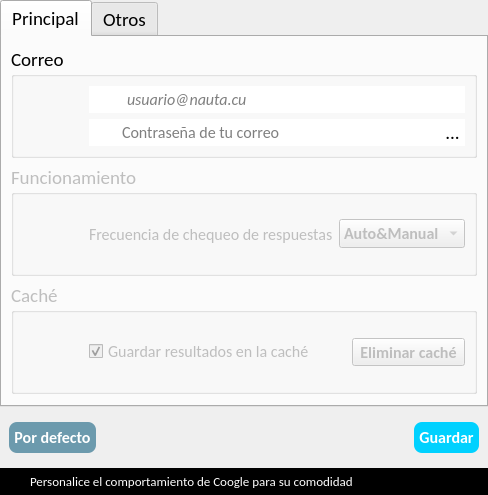
<?xml version="1.0" encoding="UTF-8"?>
<ui version="4.0">
 <class>Dialog</class>
 <widget class="QDialog" name="Dialog">
  <property name="geometry">
   <rect>
    <x>0</x>
    <y>0</y>
    <width>483</width>
    <height>467</height>
   </rect>
  </property>
  <property name="windowTitle">
   <string>Preferencias</string>
  </property>
  <property name="windowIcon">
   <iconset resource="qss_icons.qrc">
    <normaloff>:/icons/icons/settings.png</normaloff>:/icons/icons/settings.png</iconset>
  </property>
  <property name="modal">
   <bool>true</bool>
  </property>
  <layout class="QGridLayout" name="gridLayout">
   <property name="leftMargin">
    <number>0</number>
   </property>
   <property name="topMargin">
    <number>0</number>
   </property>
   <property name="rightMargin">
    <number>0</number>
   </property>
   <property name="bottomMargin">
    <number>0</number>
   </property>
   <item row="0" column="0">
    <widget class="QTabWidget" name="tabWidget">
     <property name="font">
      <font>
       <family>Calibri</family>
       <pointsize>14</pointsize>
       <weight>50</weight>
       <bold>false</bold>
      </font>
     </property>
     <property name="currentIndex">
      <number>0</number>
     </property>
     <property name="iconSize">
      <size>
       <width>24</width>
       <height>24</height>
      </size>
     </property>
     <widget class="QWidget" name="tab">
      <attribute name="icon">
       <iconset resource="qss_icons.qrc">
        <normaloff>:/icons/icons/settings.png</normaloff>:/icons/icons/settings.png</iconset>
      </attribute>
      <attribute name="title">
       <string>Principal</string>
      </attribute>
      <layout class="QGridLayout" name="gridLayout_5">
       <item row="0" column="0">
        <widget class="QGroupBox" name="groupBox">
         <property name="font">
          <font>
           <family>Calibri</family>
           <pointsize>14</pointsize>
          </font>
         </property>
         <property name="title">
          <string>Correo</string>
         </property>
         <property name="flat">
          <bool>true</bool>
         </property>
         <layout class="QGridLayout" name="gridLayout_6">
          <item row="1" column="0">
           <widget class="QLabel" name="label_4">
            <property name="minimumSize">
             <size>
              <width>60</width>
              <height>60</height>
             </size>
            </property>
            <property name="maximumSize">
             <size>
              <width>60</width>
              <height>60</height>
             </size>
            </property>
            <property name="text">
             <string/>
            </property>
            <property name="pixmap">
             <pixmap resource="qss_icons.qrc">:/icons/icons/email.png</pixmap>
            </property>
            <property name="scaledContents">
             <bool>true</bool>
            </property>
            <property name="alignment">
             <set>Qt::AlignCenter</set>
            </property>
            <property name="wordWrap">
             <bool>true</bool>
            </property>
           </widget>
          </item>
          <item row="1" column="1">
           <widget class="QWidget" name="widget_3" native="true">
            <layout class="QGridLayout" name="gridLayout_2">
             <property name="leftMargin">
              <number>0</number>
             </property>
             <property name="topMargin">
              <number>0</number>
             </property>
             <property name="rightMargin">
              <number>0</number>
             </property>
             <property name="bottomMargin">
              <number>0</number>
             </property>
             <item row="0" column="0">
              <widget class="QWidget" name="user_widget" native="true">
               <property name="styleSheet">
                <string notr="true">QWidget #user_widget{
	background-color: rgb(255, 255, 255);
}</string>
               </property>
               <layout class="QGridLayout" name="gridLayout_7">
                <property name="leftMargin">
                 <number>0</number>
                </property>
                <property name="topMargin">
                 <number>0</number>
                </property>
                <property name="rightMargin">
                 <number>0</number>
                </property>
                <property name="bottomMargin">
                 <number>0</number>
                </property>
                <item row="0" column="0">
                 <widget class="QLabel" name="label">
                  <property name="minimumSize">
                   <size>
                    <width>30</width>
                    <height>25</height>
                   </size>
                  </property>
                  <property name="maximumSize">
                   <size>
                    <width>30</width>
                    <height>25</height>
                   </size>
                  </property>
                  <property name="font">
                   <font>
                    <pointsize>12</pointsize>
                   </font>
                  </property>
                  <property name="text">
                   <string/>
                  </property>
                  <property name="pixmap">
                   <pixmap resource="qss_icons.qrc">:/icons/icons/user.png</pixmap>
                  </property>
                  <property name="scaledContents">
                   <bool>true</bool>
                  </property>
                  <property name="alignment">
                   <set>Qt::AlignCenter</set>
                  </property>
                 </widget>
                </item>
                <item row="0" column="1">
                 <widget class="QLineEdit" name="mail">
                  <property name="font">
                   <font>
                    <family>Calibri</family>
                    <pointsize>12</pointsize>
                    <italic>true</italic>
                   </font>
                  </property>
                  <property name="frame">
                   <bool>false</bool>
                  </property>
                  <property name="placeholderText">
                   <string>usuario@nauta.cu</string>
                  </property>
                  <property name="clearButtonEnabled">
                   <bool>true</bool>
                  </property>
                 </widget>
                </item>
                <item row="0" column="2">
                 <widget class="QLabel" name="auth_status">
                  <property name="minimumSize">
                   <size>
                    <width>25</width>
                    <height>25</height>
                   </size>
                  </property>
                  <property name="maximumSize">
                   <size>
                    <width>25</width>
                    <height>25</height>
                   </size>
                  </property>
                  <property name="toolTip">
                   <string>No está autenticado</string>
                  </property>
                  <property name="text">
                   <string/>
                  </property>
                  <property name="pixmap">
                   <pixmap resource="qss_icons.qrc">:/icons/icons/bad.png</pixmap>
                  </property>
                  <property name="scaledContents">
                   <bool>true</bool>
                  </property>
                  <property name="alignment">
                   <set>Qt::AlignCenter</set>
                  </property>
                 </widget>
                </item>
               </layout>
              </widget>
             </item>
             <item row="1" column="0">
              <widget class="QWidget" name="passw_widget" native="true">
               <property name="styleSheet">
                <string notr="true">QWidget #passw_widget{
	
	background-color: rgb(255, 255, 255);
}</string>
               </property>
               <layout class="QGridLayout" name="gridLayout_8">
                <property name="leftMargin">
                 <number>0</number>
                </property>
                <property name="topMargin">
                 <number>0</number>
                </property>
                <property name="rightMargin">
                 <number>0</number>
                </property>
                <property name="bottomMargin">
                 <number>0</number>
                </property>
                <item row="0" column="0">
                 <widget class="QLabel" name="label_2">
                  <property name="minimumSize">
                   <size>
                    <width>25</width>
                    <height>25</height>
                   </size>
                  </property>
                  <property name="maximumSize">
                   <size>
                    <width>25</width>
                    <height>25</height>
                   </size>
                  </property>
                  <property name="font">
                   <font>
                    <pointsize>12</pointsize>
                   </font>
                  </property>
                  <property name="text">
                   <string/>
                  </property>
                  <property name="pixmap">
                   <pixmap resource="qss_icons.qrc">:/icons/icons/ic_user_secure.png</pixmap>
                  </property>
                  <property name="scaledContents">
                   <bool>true</bool>
                  </property>
                  <property name="alignment">
                   <set>Qt::AlignCenter</set>
                  </property>
                 </widget>
                </item>
                <item row="0" column="1">
                 <widget class="QLineEdit" name="password">
                  <property name="font">
                   <font>
                    <family>Calibri</family>
                    <pointsize>12</pointsize>
                    <italic>false</italic>
                   </font>
                  </property>
                  <property name="frame">
                   <bool>false</bool>
                  </property>
                  <property name="echoMode">
                   <enum>QLineEdit::Password</enum>
                  </property>
                  <property name="placeholderText">
                   <string>Contraseña de tu correo</string>
                  </property>
                  <property name="clearButtonEnabled">
                   <bool>true</bool>
                  </property>
                 </widget>
                </item>
                <item row="0" column="2">
                 <widget class="QToolButton" name="authenticate">
                  <property name="minimumSize">
                   <size>
                    <width>25</width>
                    <height>25</height>
                   </size>
                  </property>
                  <property name="maximumSize">
                   <size>
                    <width>25</width>
                    <height>25</height>
                   </size>
                  </property>
                  <property name="toolTip">
                   <string>Autentificar usuario</string>
                  </property>
                  <property name="text">
                   <string>...</string>
                  </property>
                  <property name="icon">
                   <iconset resource="qss_icons.qrc">
                    <normaloff>:/icons/icons/authentication.png</normaloff>:/icons/icons/authentication.png</iconset>
                  </property>
                  <property name="iconSize">
                   <size>
                    <width>25</width>
                    <height>25</height>
                   </size>
                  </property>
                  <property name="autoRaise">
                   <bool>true</bool>
                  </property>
                 </widget>
                </item>
               </layout>
              </widget>
             </item>
            </layout>
           </widget>
          </item>
         </layout>
        </widget>
       </item>
       <item row="1" column="0">
        <widget class="QGroupBox" name="groupBox_2">
         <property name="enabled">
          <bool>false</bool>
         </property>
         <property name="font">
          <font>
           <family>Calibri</family>
           <pointsize>14</pointsize>
          </font>
         </property>
         <property name="title">
          <string>Funcionamiento</string>
         </property>
         <property name="flat">
          <bool>true</bool>
         </property>
         <layout class="QGridLayout" name="gridLayout_3">
          <item row="0" column="0">
           <widget class="QLabel" name="label_5">
            <property name="minimumSize">
             <size>
              <width>60</width>
              <height>60</height>
             </size>
            </property>
            <property name="maximumSize">
             <size>
              <width>60</width>
              <height>60</height>
             </size>
            </property>
            <property name="text">
             <string/>
            </property>
            <property name="pixmap">
             <pixmap resource="qss_icons.qrc">:/icons/icons/easybackup.png</pixmap>
            </property>
            <property name="scaledContents">
             <bool>true</bool>
            </property>
            <property name="alignment">
             <set>Qt::AlignCenter</set>
            </property>
           </widget>
          </item>
          <item row="0" column="2">
           <widget class="QComboBox" name="frequency">
            <property name="font">
             <font>
              <pointsize>12</pointsize>
              <weight>75</weight>
              <bold>true</bold>
             </font>
            </property>
            <item>
             <property name="text">
              <string>Auto&amp;Manual</string>
             </property>
            </item>
            <item>
             <property name="text">
              <string>Automática</string>
             </property>
            </item>
            <item>
             <property name="text">
              <string>Manual</string>
             </property>
            </item>
           </widget>
          </item>
          <item row="0" column="1">
           <widget class="QLabel" name="label_3">
            <property name="font">
             <font>
              <pointsize>12</pointsize>
             </font>
            </property>
            <property name="text">
             <string>Frecuencia de chequeo de respuestas</string>
            </property>
           </widget>
          </item>
         </layout>
        </widget>
       </item>
       <item row="3" column="0">
        <spacer name="verticalSpacer">
         <property name="orientation">
          <enum>Qt::Vertical</enum>
         </property>
         <property name="sizeHint" stdset="0">
          <size>
           <width>20</width>
           <height>0</height>
          </size>
         </property>
        </spacer>
       </item>
       <item row="2" column="0">
        <widget class="QGroupBox" name="groupBox_3">
         <property name="enabled">
          <bool>false</bool>
         </property>
         <property name="font">
          <font>
           <family>Calibri</family>
           <pointsize>14</pointsize>
          </font>
         </property>
         <property name="title">
          <string>Caché</string>
         </property>
         <property name="flat">
          <bool>true</bool>
         </property>
         <layout class="QGridLayout" name="gridLayout_4">
          <item row="0" column="2">
           <widget class="QToolButton" name="delete_cache">
            <property name="font">
             <font>
              <pointsize>12</pointsize>
              <weight>75</weight>
              <bold>true</bold>
             </font>
            </property>
            <property name="text">
             <string>Eliminar caché</string>
            </property>
           </widget>
          </item>
          <item row="0" column="1">
           <widget class="QCheckBox" name="save_cache">
            <property name="font">
             <font>
              <pointsize>12</pointsize>
             </font>
            </property>
            <property name="text">
             <string>Guardar resultados en la caché</string>
            </property>
            <property name="checked">
             <bool>true</bool>
            </property>
           </widget>
          </item>
          <item row="0" column="0">
           <widget class="QLabel" name="label_6">
            <property name="minimumSize">
             <size>
              <width>60</width>
              <height>60</height>
             </size>
            </property>
            <property name="maximumSize">
             <size>
              <width>60</width>
              <height>60</height>
             </size>
            </property>
            <property name="text">
             <string/>
            </property>
            <property name="pixmap">
             <pixmap resource="qss_icons.qrc">:/icons/icons/dscloud.png</pixmap>
            </property>
            <property name="scaledContents">
             <bool>true</bool>
            </property>
            <property name="alignment">
             <set>Qt::AlignCenter</set>
            </property>
           </widget>
          </item>
         </layout>
        </widget>
       </item>
      </layout>
     </widget>
     <widget class="QWidget" name="tab_2">
      <attribute name="icon">
       <iconset resource="qss_icons.qrc">
        <normaloff>:/icons/icons/apexnotifier (2).png</normaloff>:/icons/icons/apexnotifier (2).png</iconset>
      </attribute>
      <attribute name="title">
       <string>Otros</string>
      </attribute>
      <layout class="QGridLayout" name="gridLayout_12">
       <item row="0" column="0">
        <widget class="QGroupBox" name="groupBox_4">
         <property name="enabled">
          <bool>false</bool>
         </property>
         <property name="font">
          <font>
           <family>Calibri</family>
           <pointsize>14</pointsize>
          </font>
         </property>
         <property name="title">
          <string>Notificaciones</string>
         </property>
         <property name="flat">
          <bool>true</bool>
         </property>
         <layout class="QGridLayout" name="gridLayout_10">
          <item row="1" column="0">
           <widget class="QLabel" name="label_8">
            <property name="minimumSize">
             <size>
              <width>60</width>
              <height>60</height>
             </size>
            </property>
            <property name="maximumSize">
             <size>
              <width>60</width>
              <height>60</height>
             </size>
            </property>
            <property name="text">
             <string/>
            </property>
            <property name="pixmap">
             <pixmap resource="qss_icons.qrc">:/icons/icons/dashnotifier.png</pixmap>
            </property>
            <property name="scaledContents">
             <bool>true</bool>
            </property>
            <property name="alignment">
             <set>Qt::AlignCenter</set>
            </property>
            <property name="wordWrap">
             <bool>true</bool>
            </property>
           </widget>
          </item>
          <item row="1" column="1">
           <widget class="QWidget" name="widget_4" native="true">
            <layout class="QGridLayout" name="gridLayout_11">
             <property name="leftMargin">
              <number>0</number>
             </property>
             <property name="topMargin">
              <number>0</number>
             </property>
             <property name="rightMargin">
              <number>0</number>
             </property>
             <property name="bottomMargin">
              <number>0</number>
             </property>
             <item row="0" column="0">
              <widget class="QWidget" name="notif_widget" native="true">
               <property name="styleSheet">
                <string notr="true">QWidget #passw_widget{
	
	background-color: rgb(255, 255, 255);
}</string>
               </property>
               <layout class="QGridLayout" name="gridLayout_13">
                <property name="leftMargin">
                 <number>0</number>
                </property>
                <property name="topMargin">
                 <number>0</number>
                </property>
                <property name="rightMargin">
                 <number>0</number>
                </property>
                <property name="bottomMargin">
                 <number>0</number>
                </property>
                <item row="1" column="0">
                 <widget class="QCheckBox" name="show_systray_icon">
                  <property name="font">
                   <font>
                    <family>Calibri</family>
                    <pointsize>14</pointsize>
                    <kerning>true</kerning>
                   </font>
                  </property>
                  <property name="text">
                   <string>Mostrar icono en área de notificaciones</string>
                  </property>
                  <property name="checked">
                   <bool>true</bool>
                  </property>
                 </widget>
                </item>
                <item row="0" column="0">
                 <widget class="QWidget" name="widget" native="true">
                  <layout class="QGridLayout" name="gridLayout_9">
                   <property name="leftMargin">
                    <number>0</number>
                   </property>
                   <property name="topMargin">
                    <number>0</number>
                   </property>
                   <property name="rightMargin">
                    <number>0</number>
                   </property>
                   <property name="bottomMargin">
                    <number>0</number>
                   </property>
                   <item row="0" column="0">
                    <widget class="QLabel" name="label_7">
                     <property name="font">
                      <font>
                       <family>Calibri</family>
                       <pointsize>14</pointsize>
                       <kerning>true</kerning>
                      </font>
                     </property>
                     <property name="text">
                      <string>Sonido de notificación:</string>
                     </property>
                    </widget>
                   </item>
                   <item row="0" column="1">
                    <widget class="QLineEdit" name="sound_path">
                     <property name="font">
                      <font>
                       <family>Calibri</family>
                       <pointsize>14</pointsize>
                       <kerning>true</kerning>
                      </font>
                     </property>
                     <property name="frame">
                      <bool>false</bool>
                     </property>
                     <property name="readOnly">
                      <bool>true</bool>
                     </property>
                     <property name="placeholderText">
                      <string>/sound/okay.wav</string>
                     </property>
                    </widget>
                   </item>
                   <item row="0" column="2">
                    <widget class="QToolButton" name="choose_sound">
                     <property name="text">
                      <string>...</string>
                     </property>
                     <property name="icon">
                      <iconset>
                       <normaloff>icons/search_black.png</normaloff>icons/search_black.png</iconset>
                     </property>
                     <property name="iconSize">
                      <size>
                       <width>25</width>
                       <height>25</height>
                      </size>
                     </property>
                     <property name="autoRaise">
                      <bool>true</bool>
                     </property>
                    </widget>
                   </item>
                  </layout>
                 </widget>
                </item>
               </layout>
              </widget>
             </item>
            </layout>
           </widget>
          </item>
          <item row="2" column="1">
           <spacer name="verticalSpacer_2">
            <property name="orientation">
             <enum>Qt::Vertical</enum>
            </property>
            <property name="sizeHint" stdset="0">
             <size>
              <width>20</width>
              <height>40</height>
             </size>
            </property>
           </spacer>
          </item>
         </layout>
        </widget>
       </item>
      </layout>
     </widget>
    </widget>
   </item>
   <item row="2" column="0">
    <widget class="QWidget" name="statusbar" native="true">
     <property name="styleSheet">
      <string notr="true">QWidget #statusbar{
	
	color: rgb(255, 255, 255);
	background-color: rgb(0, 0, 0);
}</string>
     </property>
     <layout class="QGridLayout" name="gridLayout_14">
      <property name="leftMargin">
       <number>9</number>
      </property>
      <property name="topMargin">
       <number>5</number>
      </property>
      <property name="rightMargin">
       <number>9</number>
      </property>
      <property name="bottomMargin">
       <number>5</number>
      </property>
      <item row="0" column="1">
       <widget class="QLabel" name="status_txt">
        <property name="font">
         <font>
          <family>Calibri</family>
          <pointsize>10</pointsize>
         </font>
        </property>
        <property name="styleSheet">
         <string notr="true">color: rgb(255, 255, 255);</string>
        </property>
        <property name="text">
         <string>Personalice el comportamiento de Coogle para su comodidad</string>
        </property>
       </widget>
      </item>
      <item row="0" column="0">
       <widget class="QLabel" name="status_icon">
        <property name="minimumSize">
         <size>
          <width>15</width>
          <height>15</height>
         </size>
        </property>
        <property name="maximumSize">
         <size>
          <width>15</width>
          <height>15</height>
         </size>
        </property>
        <property name="text">
         <string/>
        </property>
        <property name="pixmap">
         <pixmap resource="qss_icons.qrc">:/icons/icons/about.png</pixmap>
        </property>
        <property name="scaledContents">
         <bool>true</bool>
        </property>
       </widget>
      </item>
     </layout>
    </widget>
   </item>
   <item row="1" column="0">
    <widget class="QWidget" name="widget_2" native="true">
     <layout class="QGridLayout" name="gridLayout_15">
      <item row="0" column="0">
       <widget class="QPushButton" name="reset_to_default">
        <property name="font">
         <font>
          <family>Calibri</family>
          <pointsize>12</pointsize>
          <weight>75</weight>
          <bold>true</bold>
         </font>
        </property>
        <property name="toolTip">
         <string>Restaurar valores por defecto</string>
        </property>
        <property name="styleSheet">
         <string notr="true">QPushButton{
	color: rgb(255, 255, 255);
	
	background-color: rgb(108, 154, 173);
	border-radius: 8px;
	padding:5px;
}

QPushButton:hover{
	background-color: rgb(0, 209, 255);
}</string>
        </property>
        <property name="text">
         <string>Por defecto</string>
        </property>
       </widget>
      </item>
      <item row="0" column="2">
       <widget class="QPushButton" name="save">
        <property name="font">
         <font>
          <family>Calibri</family>
          <pointsize>12</pointsize>
          <weight>75</weight>
          <bold>true</bold>
         </font>
        </property>
        <property name="toolTip">
         <string>Guardar configuración actual</string>
        </property>
        <property name="styleSheet">
         <string notr="true">QPushButton{
	color: rgb(255, 255, 255);
	background-color: rgb(0, 209, 255);
	border-radius: 8px;
	padding:5px;
}

QPushButton:hover{
	background-color: rgb(0, 145, 255);
}</string>
        </property>
        <property name="text">
         <string>Guardar</string>
        </property>
       </widget>
      </item>
      <item row="0" column="1">
       <spacer name="horizontalSpacer">
        <property name="orientation">
         <enum>Qt::Horizontal</enum>
        </property>
        <property name="sizeHint" stdset="0">
         <size>
          <width>40</width>
          <height>20</height>
         </size>
        </property>
       </spacer>
      </item>
     </layout>
    </widget>
   </item>
  </layout>
 </widget>
 <resources>
  <include location="qss_icons.qrc"/>
 </resources>
 <connections/>
</ui>
